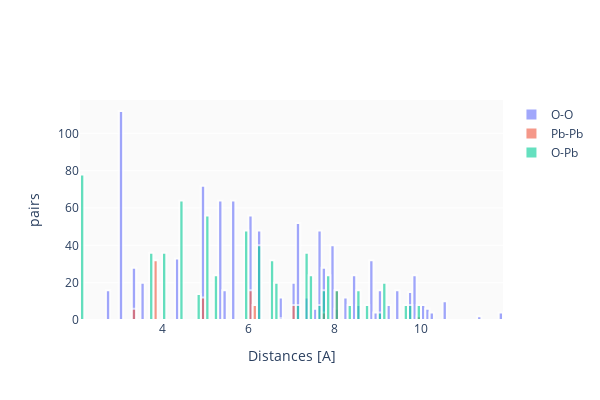

The cell this chart's notebook holds for it:
### Code cell
test.get_CN(center_atom='Pb', error_bar=0.01)
test.CN['O-Pb']
test.get_CN(center_atom='O', error_bar=0.01)
test.CN['O-O']
test.get_CN(center_atom='Pb', error_bar=0.01)
test.CN['Pb-Pb']

test.plot_hist(binsize=0.1)

### Figure 1 — Plotly figure (JSON) as saved in the notebook; plotly's stock layout.template omitted (floating-point values rounded to 4 significant figures; data arrays with more than 128 entries replaced by an {"elided": "..."} marker saying what was removed)
{"data": [{"marker": {"line": {"color": "white", "width": 2}}, "name": "O-O", "opacity": 0.6, "type": "histogram", "x": {"elided": "946 float values"}, "xbins": {"size": 0.1}}, {"marker": {"line": {"color": "white", "width": 2}}, "name": "Pb-Pb", "opacity": 0.6, "type": "histogram", "x": [3.39, 4.96, 3.895, 6.008, 4.96, 3.895, 6.008, 3.895, 7.014, 3.895, 7.791, 6.177, 8.024, 8.024, 6.008, 3.895, 4.96, 6.008, 3.895, 4.96, 6.177, 7.791, 3.895, 7.014, 3.895, 8.024, 8.024, 3.895, 3.39, 7.014, 8.024, 7.791, 3.895, 4.96, 3.895, 6.008, 6.177, 3.895, 8.024, 3.895, 8.024, 7.014, 8.024, 6.008, 8.024, 4.96, 8.024, 6.008, 7.014, 9.92, 7.791, 8.024, 7.014, 6.177, 6.008, 3.895, 4.96, 3.895, 3.895, 8.024, 3.895, 3.39, 3.895, 4.96, 3.895, 6.008, 6.177, 8.024, 3.895, 3.895, 6.008, 8.024, 4.96, 8.024, 6.008, 9.92, 7.014, 6.177, 6.008, 3.895, 4.96, 3.895, 8.024, 3.895, 3.895, 3.39, 6.177, 6.78, 6.008, 6.008, 3.895, 3.39, 6.177, 3.895, 3.895, 3.895, 3.39, 4.96, 4.96, 3.895, 3.895, 3.895, 6.008, 6.008, 7.014], "xbins": {"size": 0.1}}, {"marker": {"line": {"color": "white", "width": 2}}, "name": "O-Pb", "opacity": 0.6, "type": "histogram", "x": {"elided": "660 float values"}, "xbins": {"size": 0.1}}], "layout": {"barmode": "overlay", "height": 400, "plot_bgcolor": "rgba(0.02,0.02,0.02,0.02)", "width": 600, "xaxis": {"tickmode": "auto", "title": {"text": "Distances [A]"}}, "yaxis": {"title": {"text": "pairs"}}}}
